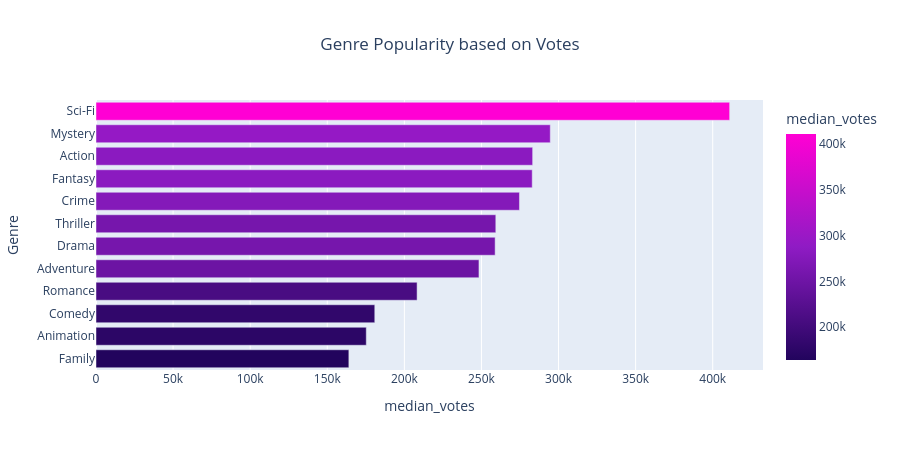

Notebook source saved alongside this figure:
### Markdown cell above
(we only include the top 12 genres as genres with less 'movie count' might distort the visualisation because of the shortage of data available for them.)

### Code cell
genre_popularity = px.bar(genre_agg, x='median_votes', y='Genre',
                         orientation='h', 
                         color='median_votes',
                         color_continuous_scale=[[0, "#22045D"], [0.5, "#8F1BC4"], [1, "#ff00d4"]],
                         title='Genre Popularity based on Votes', 
                         width=900, height=450)

genre_popularity.update_layout(
                            yaxis={'categoryorder':'total ascending'},
                            title={
                                'text': 'Genre Popularity based on Votes',
                                'xanchor' : 'center',
                                'x':0.5
                            })
genre_popularity

### Figure 1 — Plotly figure (JSON) as saved in the notebook; plotly's stock layout.template omitted (floating-point values rounded to 4 significant figures)
{"data": [{"hovertemplate": "median_votes=%{marker.color}<br>Genre=%{y}<extra></extra>", "legendgroup": "", "marker": {"color": [248400.0, 283200.0, 180800.0, 258900.0, 175300.0, 411000.0, 259300.0, 282900.0, 274700.0, 208300.0, 164000.0, 294600.0], "coloraxis": "coloraxis", "pattern": {"shape": ""}}, "name": "", "orientation": "h", "showlegend": false, "textposition": "auto", "type": "bar", "x": [248400.0, 283200.0, 180800.0, 258900.0, 175300.0, 411000.0, 259300.0, 282900.0, 274700.0, 208300.0, 164000.0, 294600.0], "xaxis": "x", "y": ["Adventure", "Action", "Comedy", "Drama", "Animation", "Sci-Fi", "Thriller", "Fantasy", "Crime", "Romance", "Family", "Mystery"], "yaxis": "y"}], "layout": {"barmode": "relative", "coloraxis": {"colorbar": {"title": {"text": "median_votes"}}, "colorscale": [[0, "#22045D"], [0.5, "#8F1BC4"], [1, "#ff00d4"]]}, "height": 450, "legend": {"tracegroupgap": 0}, "title": {"text": "Genre Popularity based on Votes", "x": 0.5, "xanchor": "center"}, "width": 900, "xaxis": {"anchor": "y", "domain": [0, 1], "title": {"text": "median_votes"}}, "yaxis": {"anchor": "x", "categoryorder": "total ascending", "domain": [0, 1], "title": {"text": "Genre"}}}}
